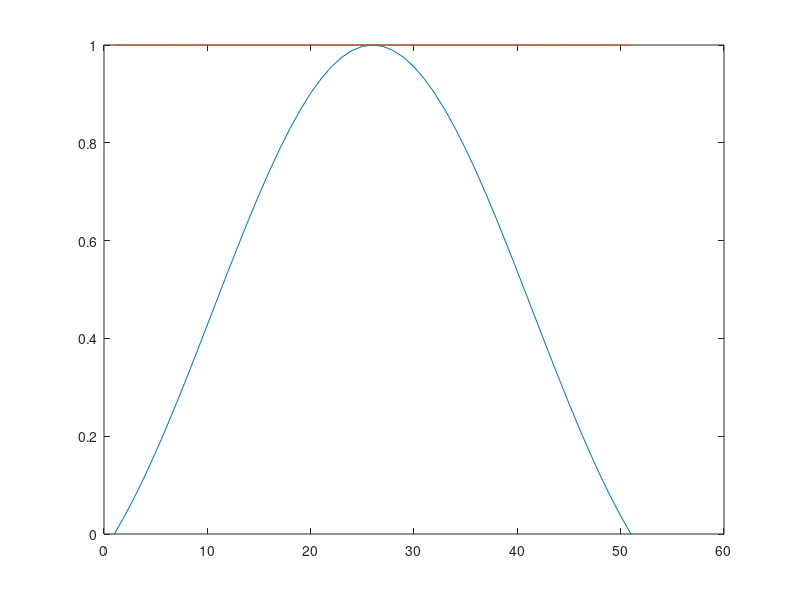
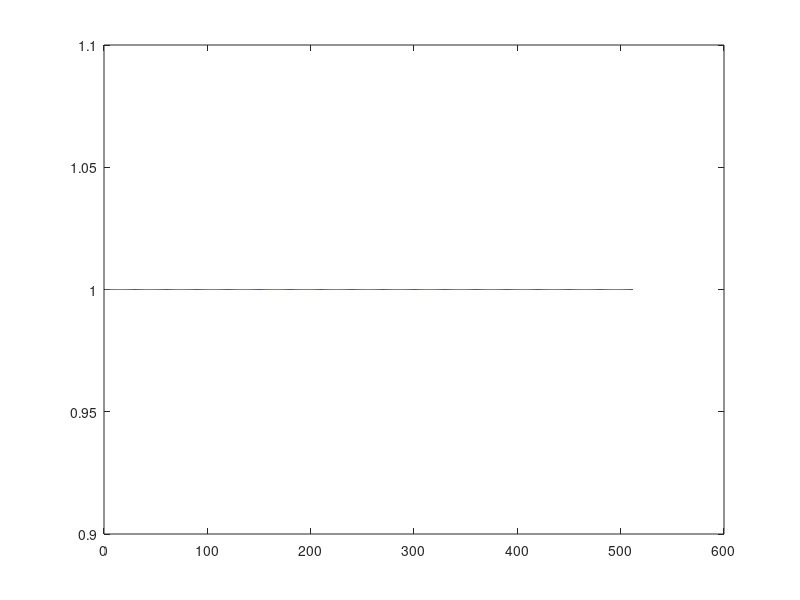
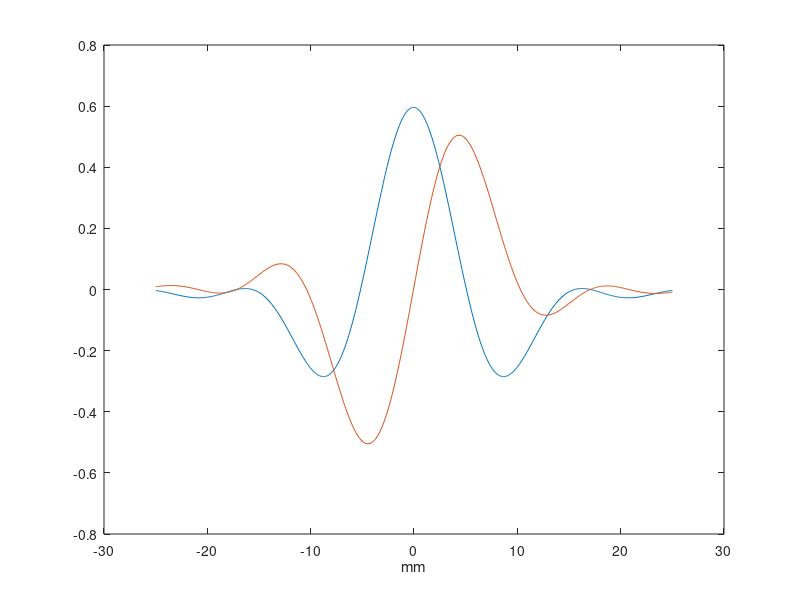
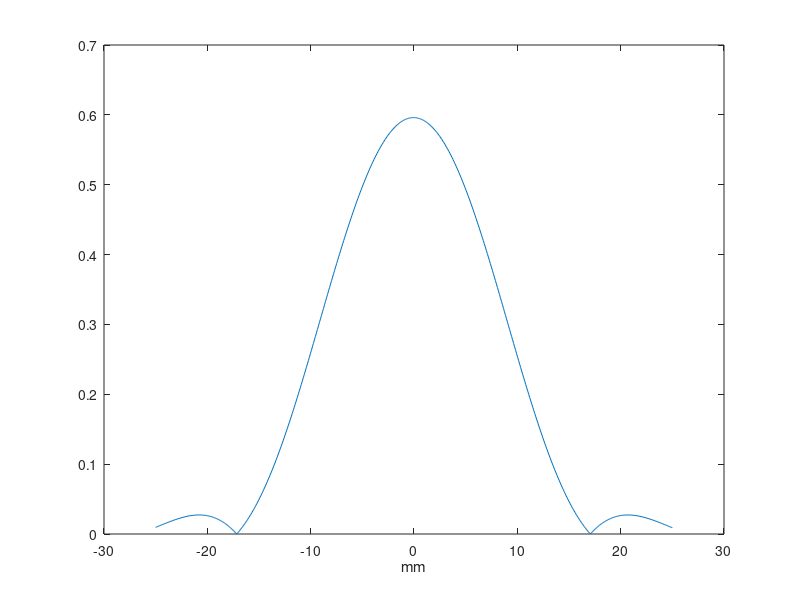

The MATLAB script that drew these images, in order:
%*********************************************
%************* Bloch simulation **************
%*********************************************

% ############ DEFINE RELEVANT PARAMETERS #################
nmag=512;			% Number of elements of magnetization
hnmag=nmag/2;

ppoints=51;		% Number of points in the pulse MUST match size of RF and gradient file
grad=2.67522209e8*1.1422e-3/2/pi/100;		% Gradient scaling in 486.3200 Hz/cm
swid=5;				% Width of sample in cm

b1scale=2.67522209e8*2.0544e-6/2/pi;		% B1 scaling strength 87.4712 (Hz)
pw=2.054e-3;			% Pulse width (s)
rephase=0;			% FLAG: =1 then does a rephase of slice select following the RF pulse
crush=0;			% FLAG: =1 then crush Mxy prior to pulse to simulate 180 degree pulses and rephase afterwards

tcrush=0.01;        % Crusher gradient duration (seconds)

gcrush=(0.25*nmag-grad*pw)/(2*tcrush);

xxx_axis_mm = linspace(-swid*10/2,+swid*10/2, nmag );

% ############ DEFINE STARTING MAGNETIZATION #################
Mo = 1.0;
Mag = [0,  0, Mo];   % Starting magnetization - change HERE to start from transverse or longitudinal
Ms0=[];

% ############ GET RF AND GRADIENT PULSE SHAPES #################
% Get RF pulse profile to simulate
fp=fopen('half_sinc3_124.txt', 'r');
pshape=fscanf(fp, '%f', ppoints);
fclose(fp);


% ############ read in Philips pulse ############

pshape = [0.
1214.
2536.
3961.
5477.
7074.
8740.
10461.
12223.
14010.
15805.
17592.
19353.
21071.
22728.
24308.
25794.
27170.
28422.
29536.
30500.
31304.
31938.
32397.
32674.
32767.
32674.
32397.
31938.
31304.
30500.
29536.
28422.
27170.
25794.
24308.
22728.
21071.
19353.
17592.
15805.
14010.
12223.
10461.
8740.
7074.
5477.
3961.
2536.
1214.
0.];

figure(11); plot(pshape);
 
maxpshape=max(pshape);
pshape1=pshape/maxpshape;   % Normalise the RF pulse shape - subsequently scaled by parameter "b1scale"

%pshape1 = cat(1, pshape1, flipud( pshape1(1:end-1,:)))

dt=pw/ppoints;              % Time resolution of simulation

% Get accompanying NORMALISED gradient profile to simulate
%fp=fopen('grad_124.txt', 'r');
%gshape=fscanf(fp, '%f', ppoints);
%fclose(fp);

gshape = ones(ppoints,1);

%gshape = cat( 1, flipud( gshape), gshape(2:end))

figure(1);
plot(pshape1);hold on
figure(1); plot(gshape);


%ppoints = 123+124;

% ############ START OF SIMULATION #################
% Set up spatial magnetization
for j=1:nmag
  Ms0(j,:)=Mag;
end


figure(3); plot(Ms0(:,3));
%exit();

% Crush Mxy if pulse is 180 refocussing 
% Starting magnetization should have been [0, 1, 0] or [1, 0, 0]
if(crush==1)
  for j=1:nmag
    temp1(1)=Ms0(j,1);
    temp1(2)=Ms0(j,2);
    alpha=2.0*pi*tcrush*(gcrush*swid*(j-hnmag)/nmag);
    Ms0(j,1) = (temp1(1)*cos(alpha) + temp1(2)*sin(alpha));
    Ms0(j,2) = (-1*temp1(1)*sin(alpha) + temp1(2)*cos(alpha));
  end
end

% Simulate pulse via Bloch rotations
for j=1:nmag % num isochromats
  temp(1,:)=Ms0(j,:);
  
  for k=1:ppoints % points in shaped pulse
    relb1=b1scale*pshape1(k,:);
    domega=gshape(k,:)*grad*swid*(j-hnmag)/nmag;
 
    theta=atan2(relb1,domega);
    beff=sqrt((relb1^2)+(domega^2));
    phi=2*pi*beff*dt;

    ct=cos(theta);
    st=sin(theta);
    cp=cos(phi);
    sp=sin(phi);

    smag1=temp(k,1);
    smag2=temp(k,2);
    smag3=temp(k,3);
    
    xmag = (smag1*((ct*ct*cp)+(st*st))) + (smag2*(ct*sp)) + (smag3*((st*ct)*(1-cp)));
    ymag = (-1*smag1*(sp*ct)) + (smag2*cp) + (smag3*(st*sp));
    zmag = (smag1*((ct*st)*(1-cp))) - (smag2*(st*sp)) + (smag3*((ct*ct)+(st*st*cp)));

    temp(k+1,1) = xmag;
    temp(k+1,2) = ymag;
    temp(k+1,3) = zmag; 
   end

  Ms0(j,:)=temp(k,:);
end

% Rephase Mxy if pulse is selective EXCITATION
if(rephase==1)
  for j=1:nmag
    temp1(1)=Ms0(j,1);
    temp1(2)=Ms0(j,2);
    alpha=-2.0*pi*(grad*swid*(j-hnmag)/nmag)*(pw/2)
    Ms0(j,1) = (temp1(1)*cos(alpha) + temp1(2)*sin(alpha));
    Ms0(j,2) = (-1*temp1(1)*sin(alpha) + temp1(2)*cos(alpha));
  end
end

% Crush Mxy if pulse was a 180 refocussing
if(crush==1)

% Crusher gradient - rephase
  for j=1:nmag
    temp1(1)=Ms0(j,1);
    temp1(2)=Ms0(j,2);
    alpha=2.0*pi*tcrush*(gcrush*swid*(j-hnmag)/nmag);
    Ms0(j,1) = (temp1(1)*cos(alpha) + temp1(2)*sin(alpha));
    Ms0(j,2) = (-1*temp1(1)*sin(alpha) + temp1(2)*cos(alpha));
  end

% Moving average to produce simulate the effect of the crusher
  width=16;
  while(j<=nmag-width)
    mavx=0;
    mavy=0;
    k=1;
    while(k<=width)
      mavx=mavx+Ms0(j+k,1);
      mavy=mavy+Ms0(j+k,2);
      k=k+1;
    end
    Ms0(j,1) = mavx/width;
    Ms0(j,2) = mavy/width;
    j=j+1;
  end

end
  
mx=Ms0(:,1);
my=Ms0(:,2);
mz=Ms0(:,3);
figure(4);
plot(xxx_axis_mm,my);
hold on
plot(xxx_axis_mm,mx);
xlabel('mm');
figure(5);
plot(xxx_axis_mm,abs(complex(mx,my)));
xlabel('mm');
figure(6);
plot(xxx_axis_mm,90*(1-mz), '.-');
grid();
xlabel('mm');
ylabel('flip angle');
title('Z magnetization');

figure(7);
plot(xxx_axis_mm,(mz), '.-');
grid();
xlabel('mm');
ylabel('magnitude');
title('Z magnetization');

figure(8);
plot(xxx_axis_mm,90*(1-mz), '.-');
grid();
xlabel('mm');
ylabel('flip angle');
title('Z magnetization');
xlim([-20 20]);

flip_angle180 = 90*(1-mz);
% ############ SAVE RESULT #################
save halfsinc3_junk.txt mx my mz
save flip_angle.txt flip_angle180